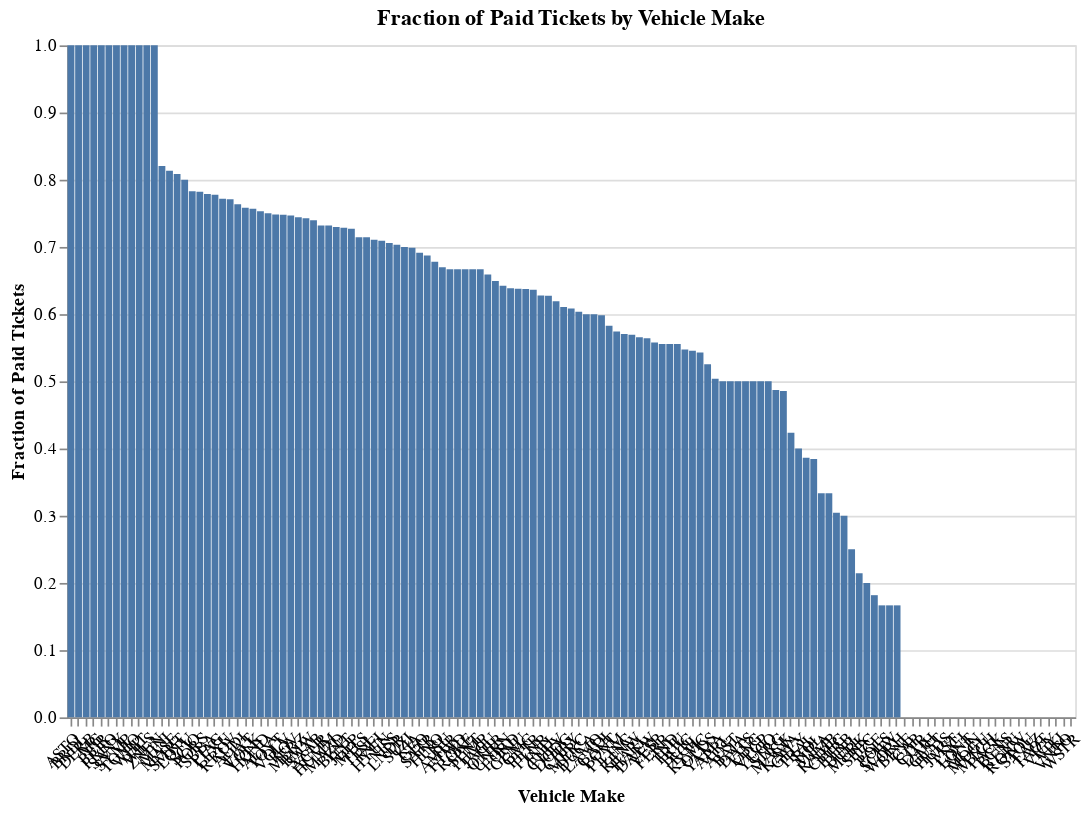

Source (notebook cell):
### Code cell
### 2.  
paid_tickets = df[df['ticket_queue'] == 'Paid']
vehicle_make_fraction = df.groupby('vehicle_make').agg(
    total_tickets=('ticket_number', 'count'),
    paid_tickets=('ticket_queue', lambda x: (x == 'Paid').sum())
)

vehicle_make_fraction['fraction_paid'] = vehicle_make_fraction['paid_tickets'] / vehicle_make_fraction['total_tickets']

vehicle_make_fraction.reset_index(inplace=True)
chart

### Figure 1 — Vega-Lite specification as saved in the notebook (floating-point values rounded to 4 significant figures; data arrays with more than 128 entries replaced by an {"elided": "..."} marker saying what was removed)
{"config": {"view": {"continuousWidth": 300, "continuousHeight": 300}, "axisX": {"labelAngle": -45}}, "data": {"name": "data-a8925e2718c5a93a0381b0639a922787"}, "mark": {"type": "bar"}, "encoding": {"x": {"field": "vehicle_make", "sort": "-y", "title": "Vehicle Make", "type": "nominal"}, "y": {"field": "fraction_paid", "title": "Fraction of Paid Tickets", "type": "quantitative"}}, "height": 400, "title": "Fraction of Paid Tickets by Vehicle Make", "width": 600, "$schema": "https://vega.github.io/schema/vega-lite/v5.20.1.json", "datasets": {"data-a8925e2718c5a93a0381b0639a922787": {"elided": "133 records"}}}
